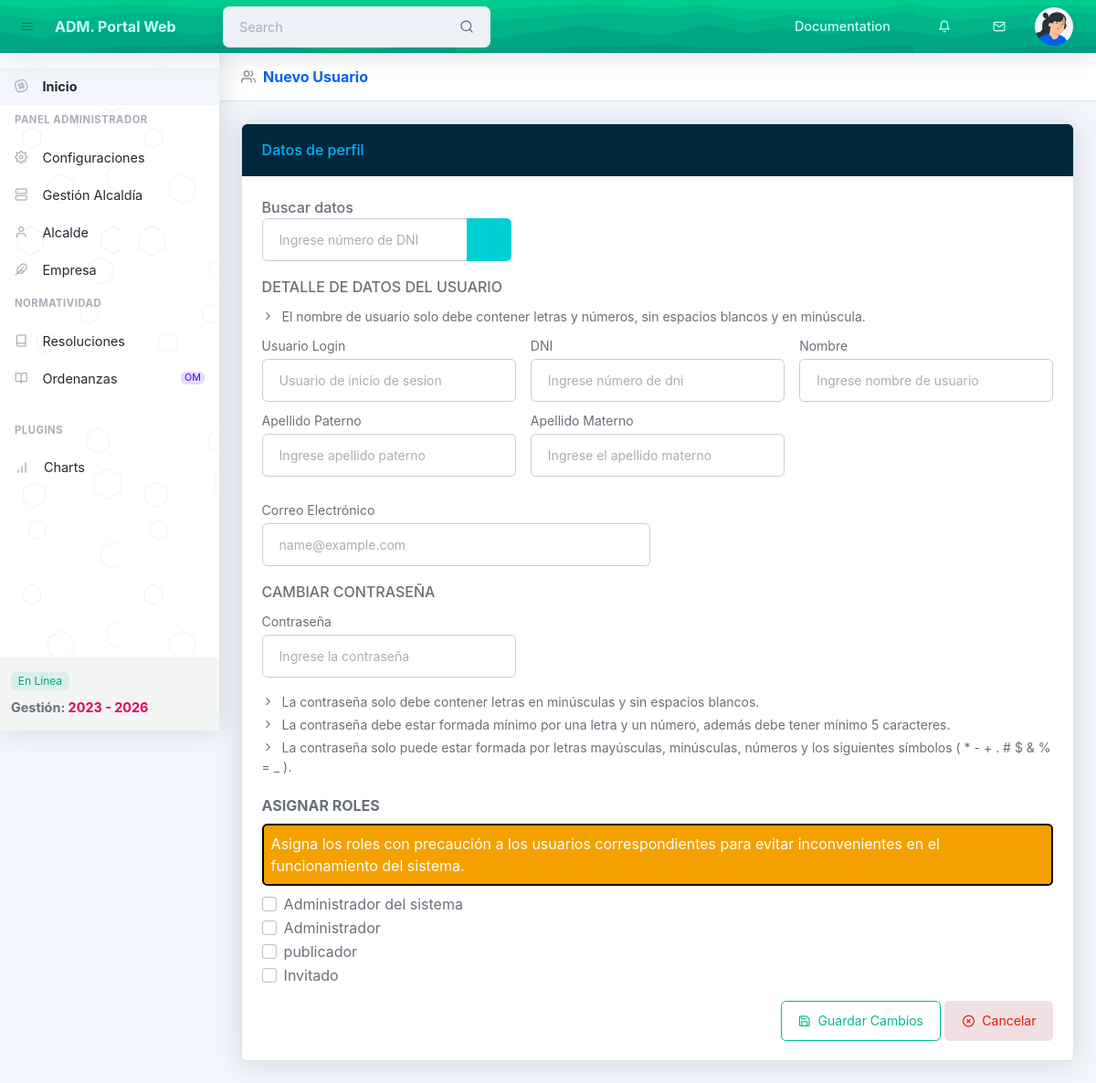
Screenshot of /Usuarios/nuevo (signed in) with the database file from the repository.
### tables this page shows
CREATE TABLE IF NOT EXISTS `roles` (
  `roles_id` int NOT NULL AUTO_INCREMENT,
  `roles_nombre` varchar(100) NOT NULL,
  `roles_descripcion` varchar(300) NOT NULL,
  `roles_estado` tinyint NOT NULL DEFAULT '1',
  `roles_fechacreacion` timestamp NOT NULL DEFAULT CURRENT_TIMESTAMP,
  `roles_fechaupdate` timestamp NOT NULL DEFAULT CURRENT_TIMESTAMP ON UPDATE CURRENT_TIMESTAMP,
  PRIMARY KEY (`roles_id`)
);

### Libraries/Core/Views.php (called while the page is built, shortened)
<?php
class Views
{
  function getView($controller, $view, $data = array(), $controllerPadre = true)
  {
    $controller = get_class($controller);
    if ($controller == "Home") {
      $view = 'Views/' . $view . '.php';
    } else {
      $view = 'Views/' . $controller . '/' . $view . '.php';
    }
    require_once($view);
  }
}

### Controllers/Usuarios.php (called while the page is built, shortened)
<?php
class Usuarios extends Controllers
{
  public function nuevo()
  {
    $seleccionar_roles = $this->model->selectsRoles();
    $data['page_id'] = 4;
    $data['page_tag'] = "MDESV - Sistema Caja";
    $data['page_title'] = ":. Nuevo Usuario - Sistema Caja";
    $data['page_name'] = "Nuevo Usuario";
    $data['page_css'] = "usuarios/usuarios";
    $data['page_function_js'] = "usuarios/functions_nuevo";
    $data['data-roles'] = $seleccionar_roles;
    $this->views->getView($this, "nuevo", $data);
  }
}

### index.php (called while the page is built, shortened)
<?php
require_once("Helpers/Helpers.php");
require_once("Libraries/Core/Load.php");

### Libraries/Core/Mysql.php (called while the page is built, shortened)
<?php
class Mysql extends Conexion
{
  function __construct()
  {
    $auxConexion = new Conexion();
    $this->conexionPortal = $auxConexion->conectPortal();
  }
  public function select_all(string $query, array $arrvalues = array(), string $base = '')
  {
    $this->strquery = $query;
    $this->arrvalues = $arrvalues;
    if ($base == 'portal_mdesv') {
      $result = $this->conexionPortal->prepare($this->strquery);
    } else {
      echo 'Base de datos no especificada.';
      die;
    }
    $result->execute($this->arrvalues);
    $data = $result->fetchAll(PDO::FETCH_ASSOC);
    return $data;
  }
}

### Libraries/Core/Conexion.php (called while the page is built)
<?php
class Conexion
{
  private $portal;
  public function __construct()
  {
    $conecctionString = "mysql:host=" . DB_HOST . ";dbname=" . DB_PORTAL;
    try {
      $this->portal = new PDO($conecctionString, DB_USER, DB_PASSWORD);
      $this->portal->setAttribute(PDO::ATTR_ERRMODE,    PDO::ERRMODE_EXCEPTION);
    } catch (PDOException $e) {
      $this->portal = 'Error de conexión';
      echo "ERROR: " . $e->getMessage();
      die;
    }
  }
  public function conectPortal()
  {
    return $this->portal;
  }
}

### Models/UsuariosModel.php (called while the page is built, shortened)
<?php
class UsuariosModel extends Mysql
{
  public function selectsRoles(int $roles_estado = 1)
  {
    $sql = 'SELECT * FROM roles
    WHERE roles_estado = :roles_estado';
    $request = $this->select_all($sql, array('roles_estado' => $roles_estado), DB_PORTAL);
    return $request;
  }
}

### Helpers/Helpers.php (called while the page is built, shortened)
<?php
function base_url()
{
  return BASE_URL;
}

### Views/Usuarios/nuevo.php (the view, shortened to what this page needs)
<main>
  <header class="page-header page-header-compact page-header-light border-bottom bg-white mb-4">
    <div class="container-fluid px-4">
      <div class="page-header-content">
        <div class="row align-items-center justify-content-between pt-3">
          <div class="col-auto mb-3">
            <h1 class="page-header-title fw-700 text-primary">
              <div class="page-header-icon"><i data-feather="users"></i></div>
              <?= !empty($data['page_name']) ? $data['page_name'] : 'Sin Nombre' ?>
            </h1>
          </div>
        </div>
      </div>
    </div>
  </header>
  <div class="container-fluid px-4">
    <div class="row">
      <div class="col-md-12">
        <div class="card mb-4">
          <div class="card-header fw-bold" style="background-color: #00273c; color: #00b4fe;">Datos de perfil</div>
          <div class="card-body">
            <form id="consultarDatosDni">
              <div class="row">
                <div class="col-md-6 col-xl-4">
                  <label class="fw-500">Buscar datos</label>
                  <div class="input-group mb-3">
                    <input required type="text" class="form-control" id="dni_api" name="dni_api" placeholder="Ingrese número de DNI" aria-label="Recipient's username" aria-describedby="button-addon2">
                    <button class="btn btn-info" type="submit" id="button-addon2"><i class="fa-solid fa-magnifying-glass"></i></button>
                  </div>
                </div>
              </div>
            </form>
            <form id="form_agregar_usuario">
              <div class="row gx-3 mb-3">
                <label class="fw-bold mb-2">DETALLE DE DATOS DEL USUARIO</label>
                <div class="mb-2">
                  <label class="small"><i class="feather-chevron-right"></i>&nbsp El nombre de usuario solo debe contener letras y números, sin espacios blancos y en minúscula.</label>
                </div>
                <div class="col-md-6 col-xl-4 mb-2">
                  <label class="small mb-1">Usuario Login</label>
                  <input required class="form-control" id="usuarios_login" type="text" name="usuarios_login" placeholder="Usuario de inicio de sesion">
                </div>
                <div class="col-md-6 col-xl-4 mb-2">
                  <label class="small mb-1">DNI</label>
                  <input required class="form-control" id="usuarios_dni" name="usuarios_dni" type="text" placeholder="Ingrese número de dni">
                </div>
                <div class="col-md-6 col-xl-4 mb-2">
                  <label class="small mb-1">Nombre</label>
                  <input required class="form-control" name="usuarios_nombres" id="usuarios_nombres" type="text" placeholder="Ingrese nombre de usuario">
                </div>
                <div class="col-md-6 col-xl-4 mb-2">
                  <label class="small mb-1">Apellido Paterno</label>
                  <input required class="form-control" name="usuarios_paterno" id="usuarios_paterno" type="text" placeholder="Ingrese apellido paterno">
                </div>
                <div class="col-md-6 col-xl-4">
                  <label class="small mb-1">Apellido Materno</label>
                  <input required class="form-control" name="usuarios_materno" id="usuarios_materno" type="text" placeholder="Ingrese el apellido materno">
                </div>
              </div>
              <div class="row gx-3 mb-3">
                <div class="col-md-6">
                  <label class="small mb-1">Correo Electrónico</label>
                  <input required class="form-control" id="usuarios_email" name="usuarios_email" type="email" placeholder="name@example.com">
                </div>
              </div>
              <div class="row gx-3 mb-3">
                <label class="fw-bold mb-2">CAMBIAR CONTRASEÑA</label>
                <div class="col-md-6 col-xl-4">
                  <label class="small mb-1">Contraseña</label>
                  <input class="form-control" name="password" id="password" type="text" placeholder="Ingrese la contraseña" value="">
                </div>
              </div>
              <div class="mb-3 row">
                <label class="small mb-1"><i class="feather-chevron-right"></i>&nbsp La contraseña solo debe contener letras en minúsculas y sin espacios blancos.</label>
                <label class="small mb-1"><i class="feather-chevron-right"></i>&nbsp La contraseña debe estar formada mínimo por una letra y un número, además debe tener mínimo 5 caracteres.</label>
                <label class="small mb-1"><i class="feather-chevron-right"></i>&nbsp La contraseña solo puede estar formada por letras mayúsculas, minúsculas, números y los siguientes símbolos ( * - + . # $ & % = _ ).</label>
              </div>
              <div class="mb-2">
                <label class="fw-700 mb-2">ASIGNAR ROLES</label>
                <div class="bg-warning text-white rounded alert-solid p-2 border border-black border-2" role="alert">Asigna los roles con precaución a los usuarios correspondientes para evitar inconvenientes en el funcionamiento del sistema.</div>
              </div>
              <div class="mb-3">
                <?php foreach ($data['data-roles'] as $key => $value) { ?>
                  <div class="form-check">
                    <input name="roles_<?= $value['roles_id'] ?>" class="form-check-input roles_update" id="roles_<?= $value['roles_id'] ?>" type="checkbox" value="<?= $value['roles_id'] ?>">
                    <label class="form-check-label" for="roles_<?= $value['roles_id'] ?>"><?= $value['roles_nombre'] ?></label>
                  </div>
                <?php } ?>
              </div>
              <div class="row">
                <div class="col-12 text-start text-md-end">
                  <button class="btn btn-outline-teal" type="submit"><i class="feather-save"></i> &nbsp Guardar Cambios</button>
                  <a href="<?= base_url() ?>Usuarios" class="btn btn-danger-soft text-danger text-center"><i class="feather-x-circle"></i> &nbsp Cancelar</a>
                </div>
              </div>
            </form>
          </div>
        </div>
      </div>
    </div>
  </div>
</main>

### Assets/css/general/feather.css (style rules this page uses)
[class^="feather-"], [class*=" feather-"] { font-family: 'feather' !important; speak: none; font-style: normal; font-weight: normal; font-variant: normal; text-transform: none; line-height: 1; -webkit-font-smoothing: antialiased; -moz-osx-font-smoothing: grayscale; }
.feather-chevron-right:before { content: "\e930"; }
.feather-save:before { content: "\e9bf"; }
.feather-users:before { content: "\e9f6"; }
.feather-x-circle:before { content: "\ea03"; }

### Assets/css/general/style_customized.css (style rules this page uses)
:root { --z-index-semi-modal-load: 99999; --z-index-semi-modal-load-bg: 99998; --z-index-session-modal: 99997; --z-index-session-modal-bg: 99996; --z-index-sheriff-modal: 99995; --z-index-sheriff-modal-bg: 99994; --color-guinda: #7A0F1F; }

### Assets/css/usuarios/usuarios.css (style rules this page uses)
#check_editar_rol, .roles_update { cursor: pointer; }

### rows the page displays
roles: roles_nombre "Administrador del sistema"
roles: roles_nombre "Administrador"
roles: roles_nombre "publicador"
roles: roles_nombre "Invitado"

### other values shown
$data['page_name'] "Nuevo Usuario"
